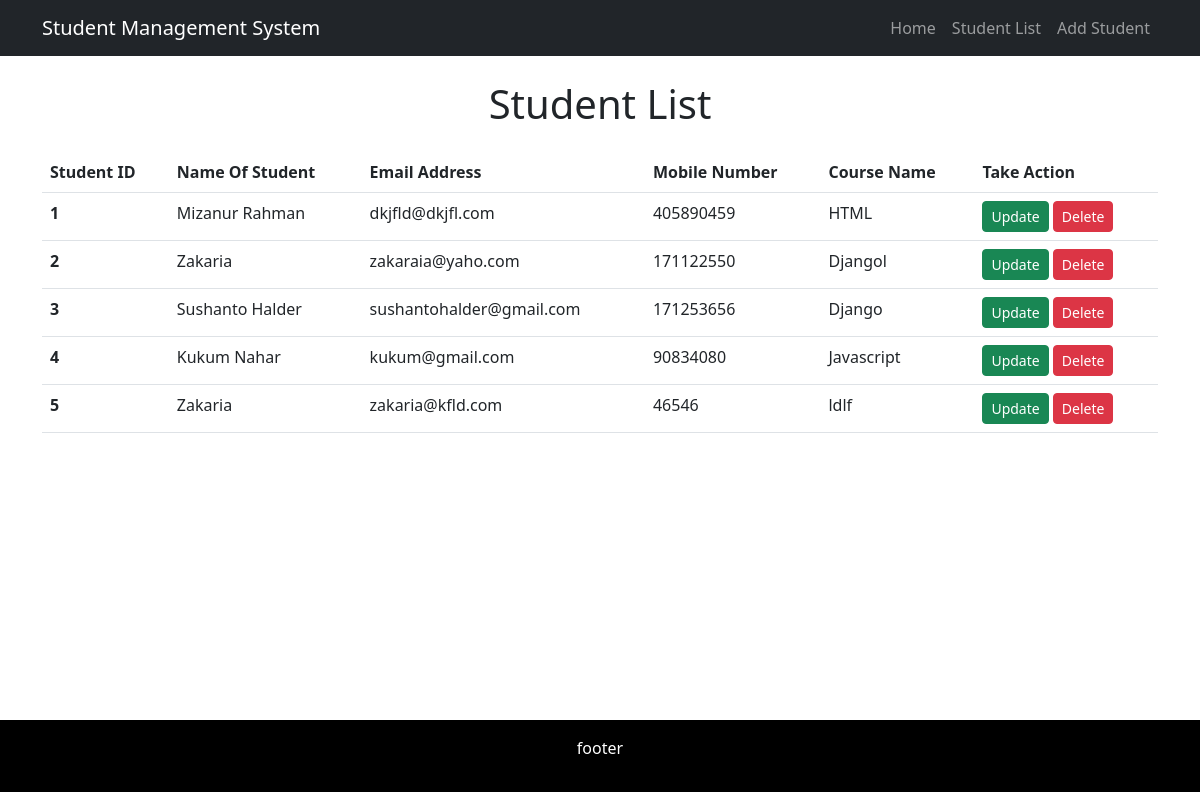
The page /list/ on the database as committed earlier.
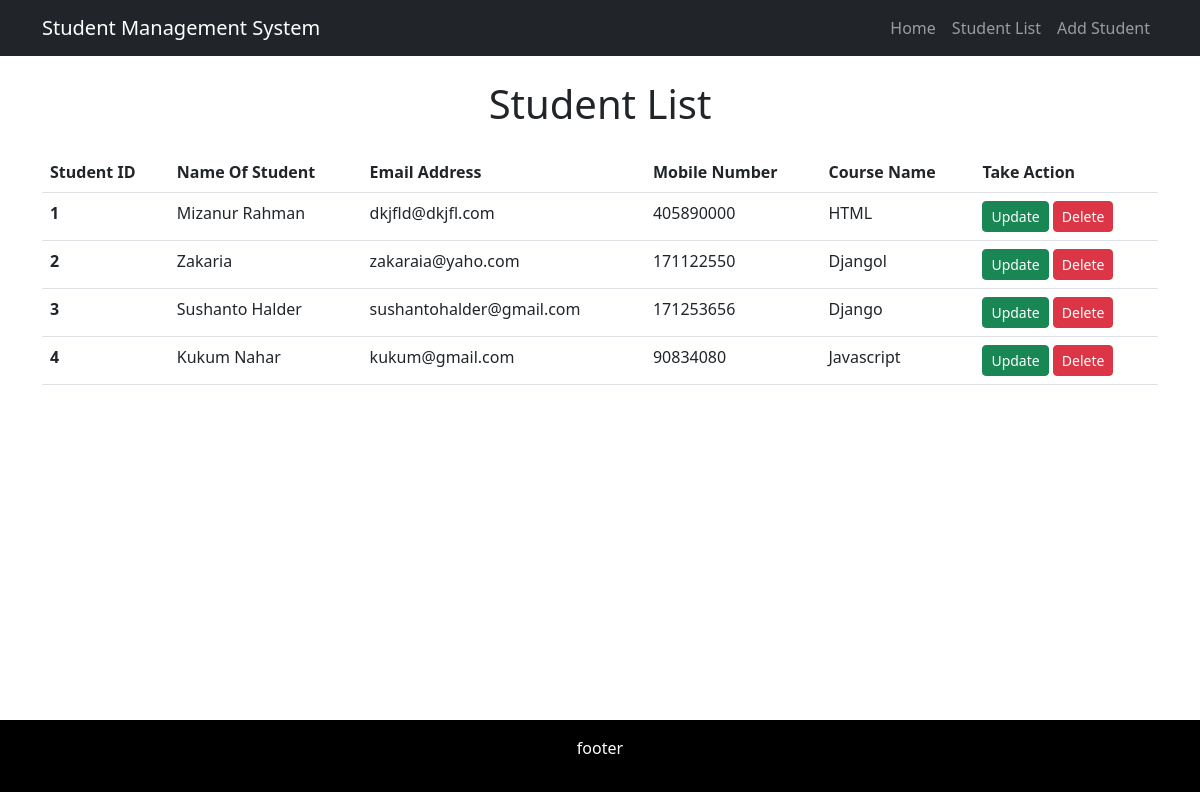
The same page on the database as committed later.
### student/models.py (models this page shows, shortened)
class Student(models.Model):
    name = models.CharField(max_length=100)
    email = models.CharField(max_length=100)
    phonenumber = models.IntegerField()
    course = models.CharField(max_length=100)

### student/views.py (the view)
# urls.py: path('list/',views.studentlist,name='studentlist')
def studentlist(request):
    students = (Student.objects.all())
    context = {'students':students}
    return render(request,'studentlist.html',context)

### student/templates/studentlist.html (shortened to what this page needs)
{% extends "base.html" %}
{% block content %}
    <h1 class="text-center mb-4">Student List</h1>
    <table class="table">
        <thead>
          <tr>
            <th scope="col">Student ID</th>
            <th scope="col">Name Of Student</th>
            <th scope="col">Email Address</th>
            <th scope="col">Mobile Number</th>
            <th scope="col">Course Name</th>
            <th scope="col">Take Action</th>
          </tr>
        </thead>
        <tbody>
            {% for student in students %}
                <tr>
                    <th scope="row">{{forloop.counter}}</th>
                    <td>{{ student.name }}</td>
                    <td>{{ student.email }}</td>
                    <td>{{ student.phonenumber|truncatechars:100 }}</td>
                    <td>{{ student.course }}</td>
                    <td><a href="{% url 'update_student' student.id %}" class="btn btn-success btn-sm">Update</a>
                        <a href="{% url 'delete_student' student.id %}" class="btn btn-danger btn-sm">Delete</a></td>
                </tr>
            {% empty %}
                <p class="text-center">No Students available.</p>
            {% endfor %}
        </tbody>
    </table>
{% endblock %}

Rows that differ between the two databases and show on the page:
removed Student: name "Zakaria", email "zakaria@kfld.com", phonenumber "46546", course "ldlf"
changed Student "Mizanur Rahman": phonenumber "405890459" → "405890000"
